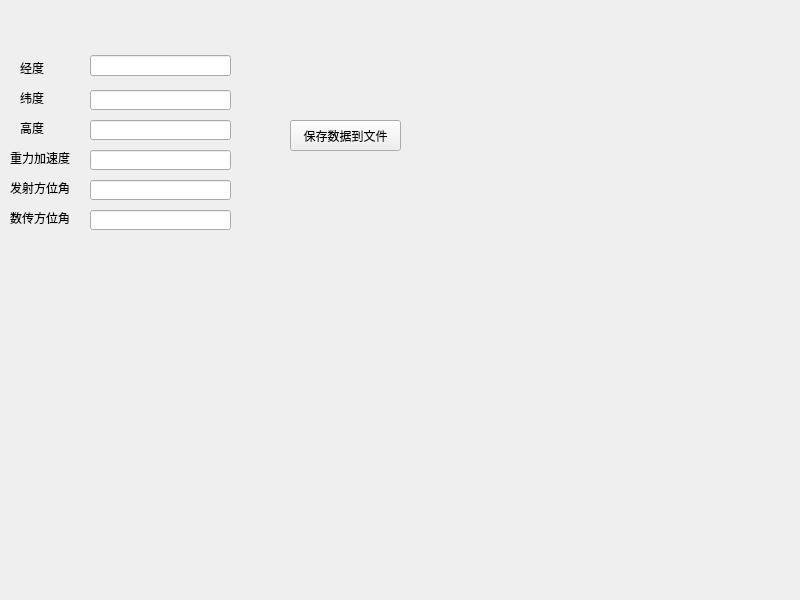
<?xml version="1.0" encoding="UTF-8"?>
<ui version="4.0">
 <class>MainWindow</class>
 <widget class="QMainWindow" name="MainWindow">
  <property name="geometry">
   <rect>
    <x>0</x>
    <y>0</y>
    <width>800</width>
    <height>600</height>
   </rect>
  </property>
  <property name="windowTitle">
   <string>MainWindow</string>
  </property>
  <widget class="QWidget" name="centralwidget">
   <widget class="QLabel" name="label">
    <property name="geometry">
     <rect>
      <x>20</x>
      <y>60</y>
      <width>31</width>
      <height>16</height>
     </rect>
    </property>
    <property name="text">
     <string>经度</string>
    </property>
   </widget>
   <widget class="QLabel" name="label_2">
    <property name="geometry">
     <rect>
      <x>20</x>
      <y>90</y>
      <width>31</width>
      <height>16</height>
     </rect>
    </property>
    <property name="text">
     <string>纬度</string>
    </property>
   </widget>
   <widget class="QLabel" name="label_3">
    <property name="geometry">
     <rect>
      <x>20</x>
      <y>120</y>
      <width>31</width>
      <height>16</height>
     </rect>
    </property>
    <property name="text">
     <string>高度</string>
    </property>
   </widget>
   <widget class="QLabel" name="label_4">
    <property name="geometry">
     <rect>
      <x>10</x>
      <y>150</y>
      <width>61</width>
      <height>16</height>
     </rect>
    </property>
    <property name="text">
     <string>重力加速度</string>
    </property>
   </widget>
   <widget class="QLabel" name="label_5">
    <property name="geometry">
     <rect>
      <x>10</x>
      <y>180</y>
      <width>61</width>
      <height>16</height>
     </rect>
    </property>
    <property name="text">
     <string>发射方位角</string>
    </property>
   </widget>
   <widget class="QLabel" name="label_6">
    <property name="geometry">
     <rect>
      <x>10</x>
      <y>210</y>
      <width>61</width>
      <height>16</height>
     </rect>
    </property>
    <property name="text">
     <string>数传方位角</string>
    </property>
   </widget>
   <widget class="QLineEdit" name="lineEdit_jd">
    <property name="geometry">
     <rect>
      <x>90</x>
      <y>55</y>
      <width>141</width>
      <height>21</height>
     </rect>
    </property>
   </widget>
   <widget class="QLineEdit" name="lineEdit_wd">
    <property name="geometry">
     <rect>
      <x>90</x>
      <y>90</y>
      <width>141</width>
      <height>20</height>
     </rect>
    </property>
   </widget>
   <widget class="QLineEdit" name="lineEdit_height">
    <property name="geometry">
     <rect>
      <x>90</x>
      <y>120</y>
      <width>141</width>
      <height>20</height>
     </rect>
    </property>
   </widget>
   <widget class="QLineEdit" name="lineEdit_g">
    <property name="geometry">
     <rect>
      <x>90</x>
      <y>150</y>
      <width>141</width>
      <height>20</height>
     </rect>
    </property>
   </widget>
   <widget class="QLineEdit" name="lineEdit_fwj">
    <property name="geometry">
     <rect>
      <x>90</x>
      <y>180</y>
      <width>141</width>
      <height>20</height>
     </rect>
    </property>
   </widget>
   <widget class="QLineEdit" name="lineEdit_sc">
    <property name="geometry">
     <rect>
      <x>90</x>
      <y>210</y>
      <width>141</width>
      <height>20</height>
     </rect>
    </property>
   </widget>
   <widget class="QPushButton" name="pushButton_point">
    <property name="geometry">
     <rect>
      <x>290</x>
      <y>120</y>
      <width>111</width>
      <height>31</height>
     </rect>
    </property>
    <property name="text">
     <string>保存数据到文件</string>
    </property>
   </widget>
  </widget>
  <widget class="QMenuBar" name="menubar">
   <property name="geometry">
    <rect>
     <x>0</x>
     <y>0</y>
     <width>800</width>
     <height>17</height>
    </rect>
   </property>
  </widget>
 </widget>
 <resources/>
 <connections/>
</ui>
